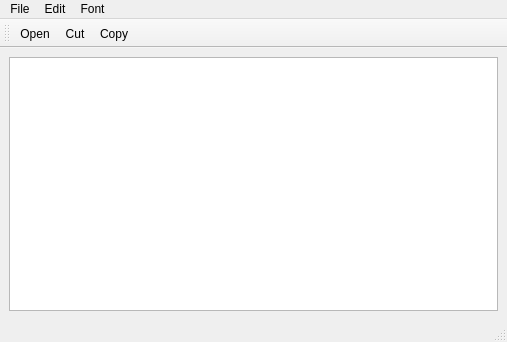
<?xml version="1.0" encoding="UTF-8"?>
<ui version="4.0">
 <class>MainWin</class>
 <widget class="QMainWindow" name="MainWin">
  <property name="geometry">
   <rect>
    <x>0</x>
    <y>0</y>
    <width>507</width>
    <height>342</height>
   </rect>
  </property>
  <property name="windowTitle">
   <string>MainWin</string>
  </property>
  <widget class="QWidget" name="centralwidget">
   <layout class="QVBoxLayout" name="verticalLayout">
    <item>
     <widget class="QTextEdit" name="textEdit"/>
    </item>
   </layout>
  </widget>
  <widget class="QMenuBar" name="menubar">
   <property name="geometry">
    <rect>
     <x>0</x>
     <y>0</y>
     <width>507</width>
     <height>17</height>
    </rect>
   </property>
   <widget class="QMenu" name="menu">
    <property name="title">
     <string>File</string>
    </property>
    <addaction name="actNew"/>
    <addaction name="actOpen"/>
    <addaction name="actClose"/>
   </widget>
   <widget class="QMenu" name="menu_2">
    <property name="title">
     <string>Edit</string>
    </property>
    <property name="toolTipsVisible">
     <bool>false</bool>
    </property>
    <addaction name="actCut"/>
    <addaction name="actCopy"/>
    <addaction name="actPaste"/>
    <addaction name="actClear"/>
   </widget>
   <widget class="QMenu" name="menuFont">
    <property name="title">
     <string>Font</string>
    </property>
    <addaction name="actFontBold"/>
    <addaction name="actFontItalic"/>
    <addaction name="actFontUnderline"/>
   </widget>
   <addaction name="menu"/>
   <addaction name="menu_2"/>
   <addaction name="menuFont"/>
  </widget>
  <widget class="QStatusBar" name="statusbar"/>
  <widget class="QToolBar" name="toolBar">
   <property name="windowTitle">
    <string>toolBar</string>
   </property>
   <property name="toolButtonStyle">
    <enum>Qt::ToolButtonIconOnly</enum>
   </property>
   <attribute name="toolBarArea">
    <enum>TopToolBarArea</enum>
   </attribute>
   <attribute name="toolBarBreak">
    <bool>false</bool>
   </attribute>
   <addaction name="actOpen"/>
   <addaction name="actCut"/>
   <addaction name="actCopy"/>
  </widget>
  <action name="actOpen">
   <property name="icon">
    <iconset>
     <normaloff>C:/Users/NenoSan/Pictures/Icon/超天酱.png</normaloff>C:/Users/NenoSan/Pictures/Icon/超天酱.png</iconset>
   </property>
   <property name="text">
    <string>Open</string>
   </property>
   <property name="toolTip">
    <string>打开文件</string>
   </property>
   <property name="shortcut">
    <string>Ctrl+O</string>
   </property>
  </action>
  <action name="actCut">
   <property name="text">
    <string>Cut</string>
   </property>
   <property name="toolTip">
    <string>剪切</string>
   </property>
   <property name="shortcut">
    <string>Ctrl+X</string>
   </property>
  </action>
  <action name="actCopy">
   <property name="text">
    <string>Copy</string>
   </property>
   <property name="toolTip">
    <string>复制</string>
   </property>
   <property name="shortcut">
    <string>Ctrl+C</string>
   </property>
  </action>
  <action name="actPaste">
   <property name="text">
    <string>Paste</string>
   </property>
   <property name="toolTip">
    <string>粘贴</string>
   </property>
   <property name="shortcut">
    <string>Ctrl+V</string>
   </property>
  </action>
  <action name="actFontBold">
   <property name="checkable">
    <bool>true</bool>
   </property>
   <property name="text">
    <string>Bold</string>
   </property>
   <property name="toolTip">
    <string>粗体</string>
   </property>
  </action>
  <action name="actFontItalic">
   <property name="checkable">
    <bool>true</bool>
   </property>
   <property name="text">
    <string>Italic</string>
   </property>
   <property name="toolTip">
    <string>斜体</string>
   </property>
  </action>
  <action name="actFontUnderline">
   <property name="checkable">
    <bool>true</bool>
   </property>
   <property name="text">
    <string>UnderLine</string>
   </property>
   <property name="toolTip">
    <string>下划线</string>
   </property>
  </action>
  <action name="actClose">
   <property name="text">
    <string>Close</string>
   </property>
   <property name="toolTip">
    <string>退出</string>
   </property>
  </action>
  <action name="actClear">
   <property name="text">
    <string>Clear</string>
   </property>
   <property name="toolTip">
    <string>清空内容</string>
   </property>
  </action>
  <action name="actNew">
   <property name="text">
    <string>NewFile</string>
   </property>
   <property name="toolTip">
    <string>新建</string>
   </property>
   <property name="shortcut">
    <string>Ctrl+N</string>
   </property>
  </action>
 </widget>
 <resources/>
 <connections>
  <connection>
   <sender>actClose</sender>
   <signal>triggered()</signal>
   <receiver>MainWin</receiver>
   <slot>close()</slot>
   <hints>
    <hint type="sourcelabel">
     <x>-1</x>
     <y>-1</y>
    </hint>
    <hint type="destinationlabel">
     <x>253</x>
     <y>170</y>
    </hint>
   </hints>
  </connection>
 </connections>
</ui>
